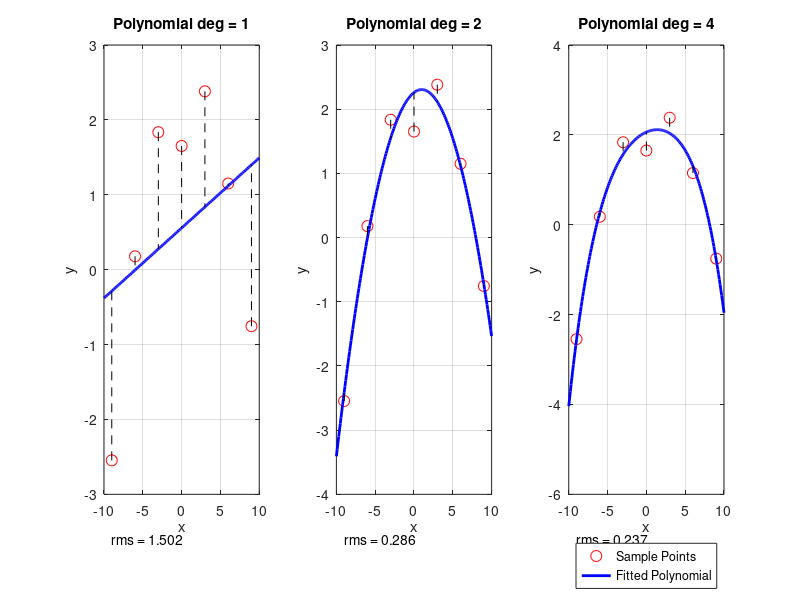

MATLAB code to generate this figure:
clc;

rng(240926);

% Generate the sample points from a polynomial function plus small random numbers.
xi = -9:3:9;
yi = -.04 * xi.^2 + .1 * xi + 2 + 1 * (rand(1, length(xi)) - 0.5);

% At least do polynomials with degrees of 1, 2, and 4.
degrees = [1, 2, 4];  

figure;

for d = 1:length(degrees)
    r = degrees(d);  
    
    X = ones(length(xi), r + 1);  
    for i = 1:r
        X(:, i+1) = xi'.^i;  
    end
    
    % Use the matrix-division operator (\) to solve for the coefficients in minimum-squared-error manner.
    a = X \ yi';
    
    % For smoother outputs, sample x using a fine grid
    x_fit = -10:0.1:10;
    y_fit = zeros(size(x_fit));
    for i = 1:r+1
        y_fit = y_fit + a(i) * x_fit.^(i-1);
    end
    
    % caculate rms, display the root-mean-square (rms) error within each subplot.
    y_pred = X * a;
    rms_error = sqrt(mean((y_pred - yi').^2));
    
    % Plot them all in the same figure using subplot.
    subplot(1, length(degrees), d);
    plot(xi, yi, 'ro', 'MarkerSize', 8); 
    % Plot the sampled(xi,yi) pairs together with the estimated function.
    % You need to use hold on.
    hold on;
    plot(x_fit, y_fit, 'b-', 'LineWidth', 2);
    
    % add vertical line segments that connect the sample points and their predicted positions.
    for i = 1:length(xi)
        plot([xi(i), xi(i)], [yi(i), y_pred(i)], 'k--');
    end
   
    y_lim = ylim;
    
    % Use function sprintf to create the strings to display.
    text(-9, y_lim(1) - 0.1 * (y_lim(2) - y_lim(1)), sprintf('rms = %.3f', rms_error), ...
        'FontSize', 10, 'HorizontalAlignment', 'left');
    
    title(['Polynomial deg = ', num2str(r)]);
    xlabel('x');
    ylabel('y');
    grid on;
end

legend({'Sample Points', 'Fitted Polynomial'}, 'Location', 'southoutside');
